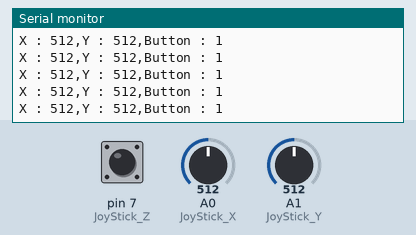
Bench run of a sketch on a simulated Arduino Uno, built with avr-gcc and run on an emulated ATmega328P. Shown: the last lines printed to the serial monitor. The inputs (shaded band) are chosen by the test bench; at power-on: A0 (JoyStick_X) = 512, A1 (JoyStick_Y) = 512, pin 7 (JoyStick_Z) HIGH.

Above: at 1.2 s.
1.3 s: A0 (JoyStick_X) set to 716
At 1.32 s:
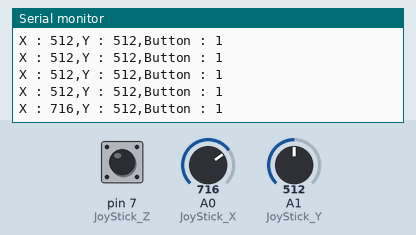
2.8 s: A1 (JoyStick_Y) set to 716
At 2.83 s:
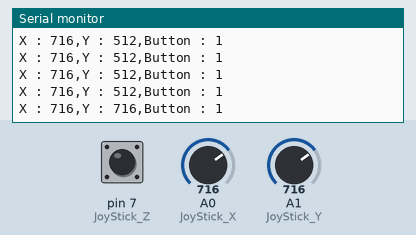
4.3 s: A0 (JoyStick_X) set to 1023
At 4.34 s:
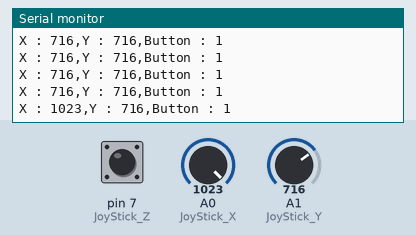
7.3 s: pin 7 (JoyStick_Z) pulled LOW for 0.15 s
At 7.36 s:
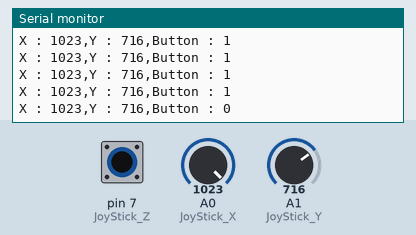
8.9 s: A1 (JoyStick_Y) set to 900
At 8.98 s:
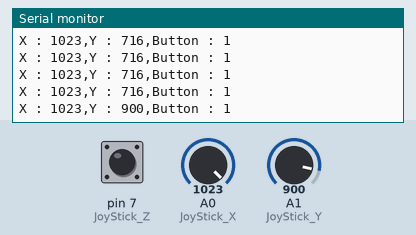
10.4 s: pin 7 (JoyStick_Z) pulled LOW for 1 s
At 10.49 s:
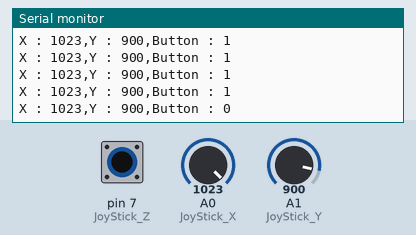
Timing chart, 0 to 13.4 s (numbered marks = the images above; inputs shaded):
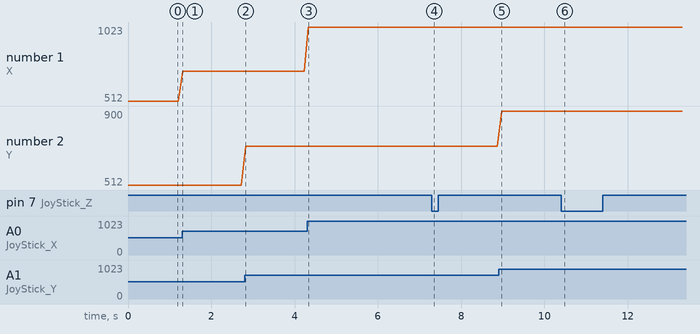

Measured:
- after the input at 1.3 s, the serial monitor: prints a new line at once (image 1)
- after the input at 2.8 s, the serial monitor: prints a new line at once (image 2)
- after the input at 4.3 s, the serial monitor: prints a new line at once (image 3)
- after the input at 7.3 s, the serial monitor: prints a new line after 0.06 s (image 4)
- after the input at 8.9 s, the serial monitor: prints a new line after 0.07 s (image 5)
- after the input at 10.4 s, the serial monitor: prints a new line after 0.08 s (image 6)
- plotted number 1: 512 → 716 after the input at 1.3 s, 716 → 1023 after the input at 4.3 s
- plotted number 2: 716 → 900 after the input at 8.9 s

The sketch:

joystick.ino
```cpp
//*******************************************************************************
// Project : Sensor joystick 센서
// Board : Arduino Uno
//*******************************************************************************

int JoyStick_X = A0; // x-axis x축 아날로그 pin A0번
int JoyStick_Y = A1; // y-axis y축 아날로그 pin A1번
int JoyStick_Z = 7;  // key-axis   데이터 pin 7번

void setup ()
{
  Serial.begin (9600); // 통신속도 speed 9600
  pinMode (JoyStick_X, INPUT);  // 핀에 신호(값이) 들어 오면
  pinMode (JoyStick_Y, INPUT);
  pinMode (JoyStick_Z, INPUT_PULLUP);
}
void loop ()
{
  int x, y, z;
  x = analogRead (JoyStick_X);  // 값을 읽어옴
  y = analogRead (JoyStick_Y);
  z = digitalRead (JoyStick_Z);

  Serial.print ("X : "); // 출력
  Serial.print (x, DEC);
  Serial.print (",");
  Serial.print ("Y : ");
  Serial.print (y, DEC);
  Serial.print (",");
  Serial.print ("Button : ");
  Serial.println (z, DEC);
  delay (100); // 입력값을 100ms[밀리세컨드] (0.1초) 마다 인식함
}
```
